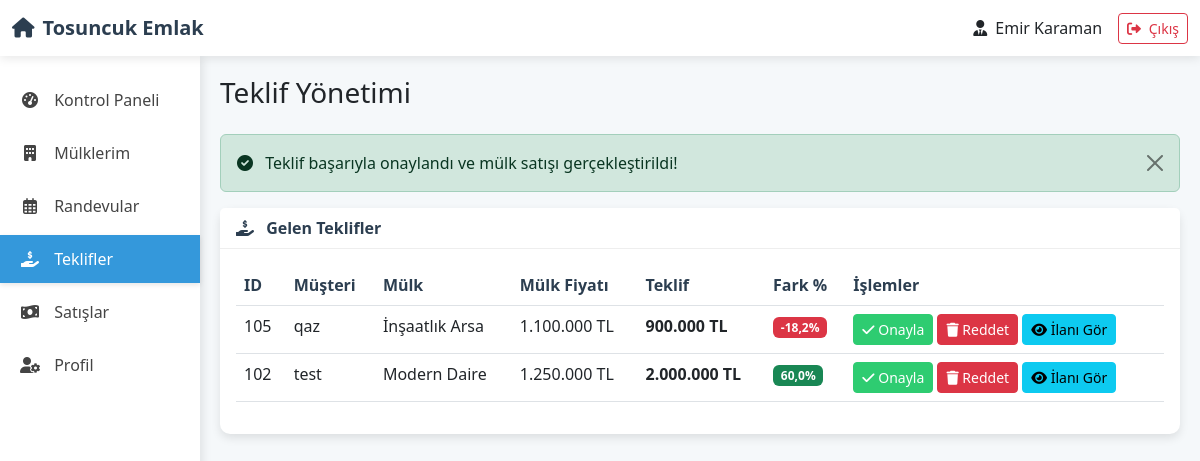
The page /Website/teklifler.php?onayla=103 (signed in) on the database its author committed.
### tables this page shows
CREATE TABLE `teklif` (
  `id` int NOT NULL AUTO_INCREMENT,
  `ilan_id` int NOT NULL,
  `müşteri_id` int NOT NULL,
  `emlakçı_id` int NOT NULL,
  `teklif` decimal(10,0) NOT NULL,
  PRIMARY KEY (`id`),
  FOREIGN KEY (`ilan_id`) REFERENCES `mülk` (`id`),
  FOREIGN KEY (`müşteri_id`) REFERENCES `müşteri` (`id`),
  FOREIGN KEY (`emlakçı_id`) REFERENCES `kullanıcılar` (`id`)
);

### Website/teklifler.php (the view, shortened to what this page needs)
<?php
require_once 'baglanti.php';
$emlakci_adi = $_SESSION["admin_kullanici"];
$emlakci_id = 0;
$emlakci_sorgu = mysqli_query($baglanti,"SELECT id FROM `kullanıcılar` WHERE `kullanıcı_adı` = '" . mysqli_real_escape_string($baglanti, $emlakci_adi) . "'");
if ($emlakci = mysqli_fetch_assoc($emlakci_sorgu)) {
    $emlakci_id = $emlakci['id'];
}
if (isset($_GET['onayla']) && is_numeric($_GET['onayla'])) {
    $teklif_id = intval($_GET['onayla']);
    $teklif_sorgu = mysqli_query($baglanti, "SELECT * FROM teklif WHERE id = $teklif_id");
    if ($teklif_bilgi = mysqli_fetch_assoc($teklif_sorgu)) {
        $emlakci_id = $teklif_bilgi['emlakçı_id'];
        mysqli_begin_transaction($baglanti);
        try {
            mysqli_commit($baglanti);
            $onay_mesaji = "Teklif başarıyla onaylandı ve mülk satışı gerçekleştirildi!";
            $onay_durum = "success";
        } catch (Exception $e) {
            mysqli_rollback($baglanti);
            $onay_mesaji = "Hata: " . $e->getMessage();
            $onay_durum = "danger";
        }
    } else {
        $onay_mesaji = "Teklif bulunamadı!";
        $onay_durum = "danger";
    }
}
$yeni_teklifler_sorgu = mysqli_query($baglanti,
    "SELECT  t.*,
    m.başlık AS mulk_adi,
    m.fiyat AS mulk_fiyat,
    m.durum AS mulk_durum,
    mu.`kullanıcı_adı` AS musteri_adi
    FROM `teklif` t
    LEFT JOIN `mülk` m  ON t.ilan_id = m.id
    LEFT JOIN `müşteri` mu ON t.müşteri_id  = mu.id
    WHERE m.emlakçı_id = '$emlakci_id'
    ORDER BY t.id DESC"
) or die(mysqli_error($baglanti));
?>
<!DOCTYPE html>
<html lang="tr">
<head>
    <link href="https://cdn.jsdelivr.net/npm/bootstrap@5.3.0/dist/css/bootstrap.min.css" rel="stylesheet">
    <link rel="stylesheet" href="https://cdnjs.cloudflare.com/ajax/libs/font-awesome/6.0.0/css/all.min.css">
</head>
<body>
    <nav class="navbar navbar-expand-lg navbar-custom">
        <div class="container-fluid">
            <a class="navbar-brand" href="acilis.php">
                <i class="fas fa-home me-2"></i>Tosuncuk Emlak
            </a>
            <div class="ms-auto d-flex align-items-center">
                <div class="me-3">
                    <i class="fas fa-user-tie me-1"></i> <?= htmlspecialchars($emlakci_adi) ?>
                </div>
                <a href="cikis.php" class="btn btn-outline-danger btn-sm">
                    <i class="fas fa-sign-out-alt me-1"></i> Çıkış
                </a>
            </div>
        </div>
    </nav>
    <div class="container-fluid">
        <div class="row">
            <div class="col-lg-2 px-0 sidebar">
                <div class="nav flex-column">
                    <a href="acilis.php" class="nav-link">
                        <i class="fas fa-tachometer-alt"></i> Kontrol Paneli
                    </a>
                    <a href="mulkler.php" class="nav-link">
                        <i class="fas fa-building"></i> Mülklerim
                    </a>
                    <a href="randevular.php" class="nav-link">
                        <i class="far fa-calendar-alt"></i> Randevular
                    </a>
                    <a href="teklifler.php" class="nav-link active">
                        <i class="fas fa-hand-holding-usd"></i> Teklifler
                    </a>
                    <a href="satislar.php" class="nav-link">
                        <i class="fas fa-money-bill-wave"></i> Satışlar
                    </a>
                    <a href="profil.php" class="nav-link">
                        <i class="fas fa-user-cog"></i> Profil
                    </a>
                </div>
            </div>
            <div class="col-lg-10 content-wrapper">
                <h3 class="mb-4">Teklif Yönetimi</h3>
                <?php if (isset($onay_mesaji)): ?>
                <div class="alert alert-<?= $onay_durum ?> alert-dismissible fade show" role="alert">
                    <i class="fas fa-<?= ($onay_durum == 'success') ? 'check' : 'exclamation' ?>-circle me-2"></i> <?= $onay_mesaji ?>
                    <button type="button" class="btn-close" data-bs-dismiss="alert" aria-label="Close"></button>
                </div>
                <?php endif; ?>
                <div class="card">
                    <div class="card-header">
                        <i class="fas fa-hand-holding-usd me-2"></i> Gelen Teklifler
                    </div>
                    <div class="card-body">
                        <?php if (mysqli_num_rows($yeni_teklifler_sorgu) > 0): ?>
                            <div class="table-responsive">
                                <table class="table table-hover">
                                    <thead>
                                        <tr>
                                            <th>ID</th>
                                            <th>Müşteri</th>
                                            <th>Mülk</th>
                                            <th>Mülk Fiyatı</th>
                                            <th>Teklif</th>
                                            <th>Fark %</th>
                                            <th>İşlemler</th>
                                        </tr>
                                    </thead>
                                    <tbody>
                                        <?php while ($teklif = mysqli_fetch_assoc($yeni_teklifler_sorgu)):
                                            $mulk_fiyat = $teklif['mulk_fiyat'] ?? 0;
                                            $teklif_miktar = $teklif['teklif'] ?? 0;
                                            $fark_yuzde = 0;
                                            $offer_class = '';
                                            if ($mulk_fiyat > 0) {
                                                $fark_yuzde = (($teklif_miktar - $mulk_fiyat) / $mulk_fiyat) * 100;
                                                if ($fark_yuzde >= -5) {
                                                    $offer_class = 'good-offer';
                                                } elseif ($fark_yuzde >= -15) {
                                                    $offer_class = 'medium-offer';
                                                } else {
                                                    $offer_class = 'low-offer';
                                                }
                                            }
                                            $disabled = ($teklif['mulk_durum'] === 'Satıldı/Kiralandı') ? true : false;
                                        ?>
                                            <tr class="<?= $offer_class ?>">
                                                <td><?= $teklif['id'] ?></td>
                                                <td><?= htmlspecialchars($teklif['musteri_adi'] ?? 'Bilinmeyen Müşteri') ?></td>
                                                <td><?= htmlspecialchars($teklif['mulk_adi'] ?? 'Bilinmeyen Mülk') ?></td>
                                                <td><?= number_format($mulk_fiyat, 0, ',', '.') ?> TL</td>
                                                <td><strong><?= number_format($teklif_miktar, 0, ',', '.') ?> TL</strong></td>
                                                <td>
                                                    <?php if ($mulk_fiyat > 0): ?>
                                                        <span class="badge <?= ($fark_yuzde >= 0) ? 'bg-success' : 'bg-danger' ?>">
                                                            <?= number_format($fark_yuzde, 1, ',', '.') ?>%
                                                        </span>
                                                    <?php else: ?>
                                                        <span class="badge bg-secondary">Hesaplanamadı</span>
                                                    <?php endif; ?>
                                                </td>
                                                <td>
                                                    <?php if ($disabled): ?>
                                                        <span class="badge bg-secondary">Bu mülk satılmış/kiralanmış</span>
                                                    <?php else: ?>
                                                        <a href="teklifler.php?onayla=<?= $teklif['id'] ?>" class="btn btn-sm btn-success" onclick="return confirm('Bu teklifi onaylamak istediğinizden emin misiniz? Onaylandığında mülk satılmış/kiralanmış olarak işaretlenecek ve fiyatı güncellenecektir.')">
                                                            <i class="fas fa-check"></i> Onayla
                                                        </a>
                                                        <a href="teklifler.php?sil=<?= $teklif['id'] ?>" class="btn btn-sm btn-danger" onclick="return confirm('Bu teklifi silmek istediğinizden emin misiniz?')">
                                                            <i class="fas fa-trash"></i> Reddet
                                                        </a>
                                                    <?php endif; ?>
                                                    <a href="detay.php?id=<?= $teklif['ilan_id'] ?>" class="btn btn-sm btn-info" target="_blank">
                                                        <i class="fas fa-eye"></i> İlanı Gör
                                                    </a>
                                                </td>
                                            </tr>
                                        <?php endwhile; ?>
                                    </tbody>
                                </table>
                            </div>
                        <?php else: ?>
                            <div class="alert alert-info">
                                <i class="fas fa-info-circle me-2"></i> Henüz teklif bulunmuyor.
                            </div>
                        <?php endif; ?>
                    </div>
                </div>
            </div>
        </div>
    </div>
</body>
</html>

### Website/teklifler.php (style rules this page uses)
:root { --primary-color: #2c3e50; --secondary-color: #3498db; --accent-color: #e74c3c; --light-bg: #f5f8fa; --success-color: #2ecc71; }
body { font-family: 'Segoe UI', Tahoma, Geneva, Verdana, sans-serif; background-color: var(--light-bg); }
.navbar-brand { font-weight: 700; color: var(--primary-color) !important; }
.navbar-custom { background-color: white; box-shadow: 0 2px 10px rgba(0, 0, 0, 0.1); }
.sidebar { background-color: white; min-height: calc(100vh - 56px); box-shadow: 2px 0 10px rgba(0, 0, 0, 0.1); padding-top: 20px; }
.sidebar .nav-link { color: #444; border-radius: 0; padding: 12px 20px; margin-bottom: 5px; transition: all 0.3s; }
.sidebar .nav-link.active { background-color: var(--secondary-color); color: white; box-shadow: 0 2px 5px rgba(0, 0, 0, 0.1); }
.sidebar .nav-link i { margin-right: 10px; width: 20px; text-align: center; }
.content-wrapper { padding: 20px; }
.card { border: none; border-radius: 10px; box-shadow: 0 4px 10px rgba(0, 0, 0, 0.1); margin-bottom: 20px; }
.card-header { background-color: #fff; border-bottom: 1px solid #eee; font-weight: 600; color: var(--primary-color); }
.table th { font-weight: 600; color: var(--primary-color); }
.btn-success { background-color: var(--success-color); border-color: var(--success-color); }
.good-offer { background-color: rgba(46, 204, 113, 0.1); }
.low-offer { background-color: rgba(231, 76, 60, 0.1); }

### rows shown on the page
teklif: id "105", müşteri.kullanıcı_adı "qaz", ilan.başlık "İnşaatlık Arsa", ilan.fiyat "1.100.000", teklif "900.000", teklif.fiyat "-18,2"
teklif: id "102", müşteri.kullanıcı_adı "test", ilan.başlık "Modern Daire", ilan.fiyat "1.250.000", teklif "2.000.000", teklif.fiyat "60,0"

### other values the page prints
$emlakci_adi "Emir Karaman"
$onay_mesaji "Teklif başarıyla onaylandı ve mülk satışı gerçekleştirildi!"
